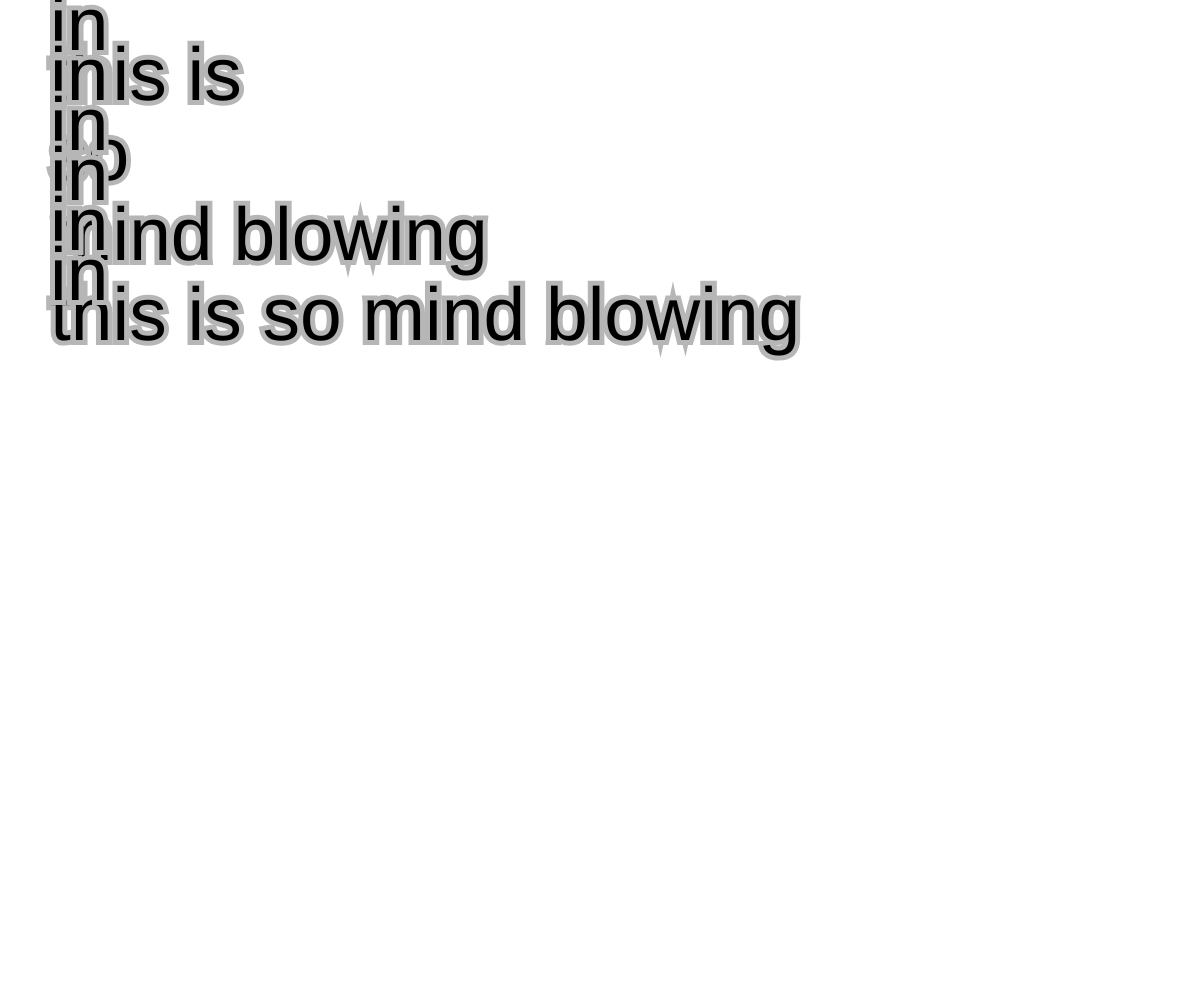
Frame 1 (no input)
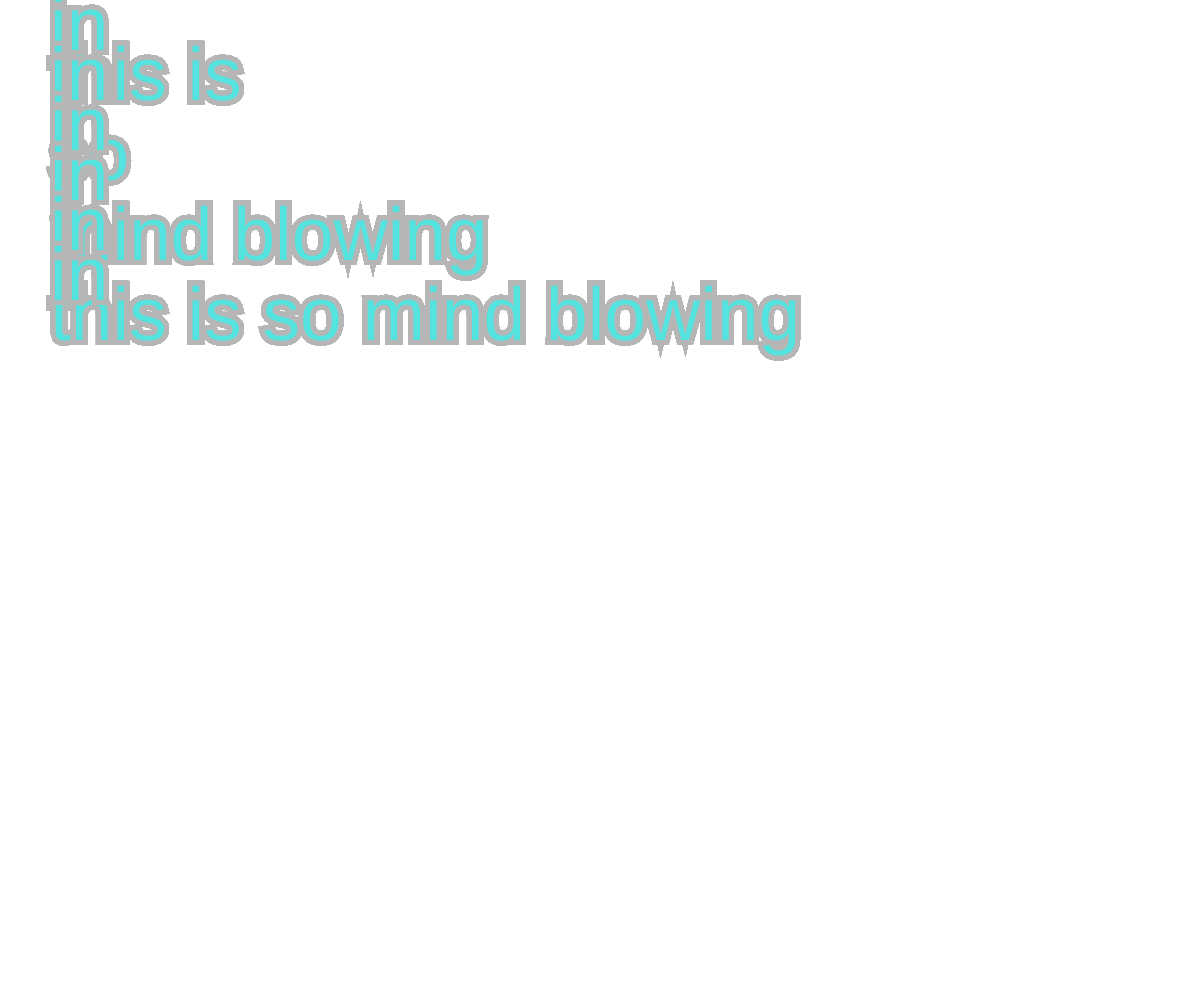
Frame 60 (no input)
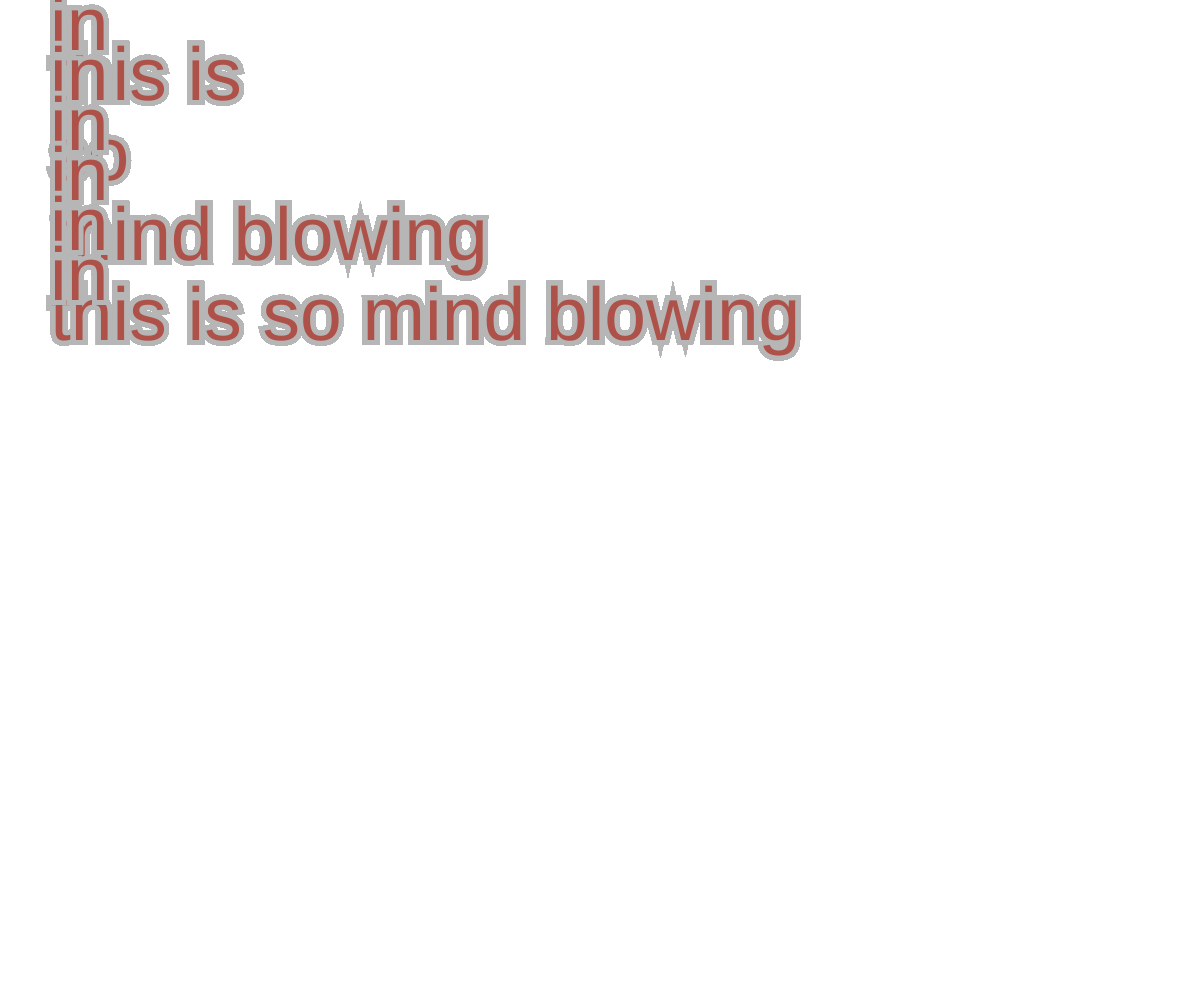
Frame 120 (the mouse pressed at the canvas centre since frame 60)

The p5.js sketch that drew these frames (run headless with seeded random() and noise() and a simulated clock; from frame 60 on, the mouse is pressed at the canvas centre):

// p5.js sketch
// ── sketch.js
var text1 = "this is"
var text2 = "so"
var text3 = "mind blowing"
var words = ["in", "the", "begining", "was", "the", "word"];

function setup() {
  createCanvas(windowWidth, windowHeight);
  stroke(random(255));
  strokeWeight(10);
}

function draw() {

print(text1);
textSize(75);
text(text1, 50, 100);
text(text2, 50, 180);
text(text3, 50, 260);
var phrase = text1 + " " + text2 + " " + text3;
text(phrase, 50,340);

for (var i = 0; i < 6; i++){
  var randomNumber = int(random(5));
  text(words[0], 50, 50 + 50*i);
}




fill(random(255),random(255),random(255));

function mousePressed() {
  background(255);
}


}
